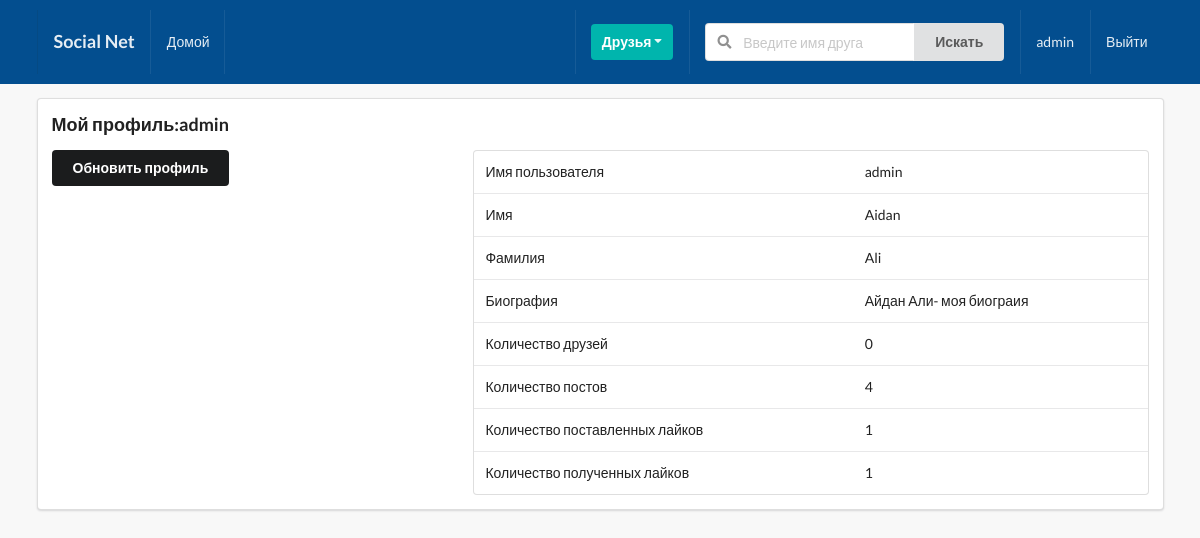
Screenshot of /profiles/myprofile/ (signed in) with the database file from the repository.
### profiles/models.py (models this page shows, shortened)
class Profile(models.Model):
    first_name=models.CharField(max_length=200,blank=True)
    last_name=models.CharField(max_length=200,blank=True)
    user=models.OneToOneField(User,on_delete=models.CASCADE)
    bio=models.TextField(default='Биографии нету',max_length=300)
    email=models.EmailField(max_length=200,blank=True)
    country=models.CharField(max_length=200,blank=True)
    avatar_image=models.ImageField(default='avatar.png',upload_to='avatars/')
    friends=models.ManyToManyField(User,blank=True,related_name='friends')
    slug=models.SlugField(unique=True,blank=True)
    updated_at=models.DateField(auto_now=True)
    created_at=models.DateField(auto_now_add=True)
    objects=ProfileManager()
    __initial_first_name=None
    __initial_last_name=None
    def __init__(self,*args,**kwargs):
        super().__init__(*args,**kwargs)
        self.__initial_first_name=self.first_name
        self.__initial_last_name=self.last_name
    def get_friends_number(self):
        return self.friends.all().count()
    def get_posts_number(self):
        return self.posts.all().count()
    def get_given_likes_number(self):
        likes=self.like_set.all()
        total_liked=0
        for i in likes:
            if i.value=='Like':
                total_liked+=1
        return total_liked
    def get_received_likes_number(self):
        posts=self.posts.all()
        total_liked=0
        for i in posts:
            total_liked+=i.liked.all().count()
        return total_liked

### posts/models.py (models this page shows, shortened)
class Like(models.Model):
    user=models.ForeignKey(Profile,on_delete=models.CASCADE)
    post=models.ForeignKey(Post,on_delete=models.CASCADE)
    value=models.CharField(choices=LIKE_CHOICES,max_length=8)
    updated_at=models.DateField(auto_now=True)
    created_at=models.DateField(auto_now_add=True)

class Post(models.Model):
    title=models.CharField(max_length=300)
    author=models.ForeignKey(Profile,on_delete=models.CASCADE,related_name='posts')
    content=models.TextField()
    image=models.ImageField(upload_to='posts/',validators=[FileExtensionValidator(['img','png','jpeg'])],blank=True)
    liked=models.ManyToManyField(Profile,blank=True,related_name='likes')
    updated_at=models.DateField(auto_now=True)
    created_at=models.DateField(auto_now_add=True)
    class Meta:
        ordering=('-created_at',)

### profiles/views.py (the view)
# urls.py: path('myprofile/',my_profile_view,name='myprofile'),
def my_profile_view(request):
    user_obj=Profile.objects.get(user=request.user)
    form=ProfileModelForm(request.POST or None,request.FILES or None,instance=user_obj)
    confirm=False
    if request.method=='POST':
        if form.is_valid():
            form.save()
            confirm=True
    context={
        'user_obj':user_obj,
        'form':form,
        'confirm':confirm,
    }
    return render(request,'profiles/my_profile.html',context)

### profiles/forms.py
class ProfileModelForm(forms.ModelForm):
    class Meta:
        model=Profile
        fields=('first_name','last_name','bio','avatar_image')

### templates/profiles/my_profile.html (shortened to what this page needs)
{% extends 'base.html' %}
{% block content %}
<div class="ui segment">
    <h3>Мой профиль:{{request.user}}</h3>
    <div class="ui grid">
        <div class="row">
            <div class="six wide column">
                <div class="row mt-5">
                    <button class="ui secondary button" id='modal-btn'>Обновить профиль</button>
                </div>
            </div>
            <div class="ten wide column">
                <table class="ui table">
                    <tbody>
                        <tr>
                            <td>Имя пользователя</td>
                            <td>{{ user_obj.user }}</td>
                        </tr>
                        <tr>
                            <td>Имя</td>
                            <td>{{ user_obj.first_name }}</td>
                        </tr>
                        <tr>
                            <td>Фамилия</td>
                            <td>{{ user_obj.last_name }}</td>
                        </tr>
                        <tr>
                            <td>Биография</td>
                            <td>{{ user_obj.bio }}</td>
                        </tr>
                        <tr>
                            <td>Количество друзей</td>
                            <td>{{ user_obj.get_friends_number }}</td>
                        </tr>
                        <tr>
                            <td>Количество постов</td>
                            <td>{{ user_obj.get_posts_number }}</td>
                        </tr>
                        <tr>
                            <td>Количество поставленных лайков</td>
                            <td>{{ user_obj.get_given_likes_number }}</td>
                        </tr>
                        <tr>
                            <td>Количество полученных лайков</td>
                            <td>{{ user_obj.get_received_likes_number }}</td>
                        </tr>
                    </tbody>
                </table>
            </div>
        </div>
    </div>
</div>
{% endblock content %}

### templates/main/_nav.html (shortened to what this page needs)
<div class="ui inverted menu nav mb-7">
    <div class="ui container">
      <a href="" class="item">
          <h3>Social Net</h3>
      </a>
      {% if request.user.is_authenticated %}
      <a href="" class="item">Домой</a>
      {% endif %}
      <div class="right menu">
          {% if request.user.is_authenticated %}
          <div class="item">
              <div class="ui floating dropdown icon button teal"> Друзья
                  <i class="dropdown icon"></i>
               </div>
          </div>
               <div class="item">
                <form action="" method="GET">
                  <div class="ui action left icon input">
                  <input class="prompt" type="text" name='q' placeholder="Введите имя друга">
                  <button type='submit' class="ui button">Искать</button>
                  </div>
              </form>
              </div>
              <a href="" class="item">{{ request.user }}</a>
              <a href="" class="ui item">Выйти</a>
          {% else %}
          <a href="" class="ui item">Войти</a>
          {% endif %}
      </div>
    </div>
  </div>

### static/style.css (style rules this page uses)
body { background: #F8F8F8 !important; }
.nav { border-radius: 0px !important; padding: 10px 0 10px 0 !important; background-color: #034e8f !important; }
.mb-7 { margin-bottom: 7px !important; }

### rows the page displays
Profile: user "admin", first_name "Aidan", last_name "Ali", bio "Айдан Али- моя биограия", get_friends_number "0", get_posts_number "4", get_given_likes_number "1", get_received_likes_number "1"

### other values shown
{{ request.user }} "admin"
